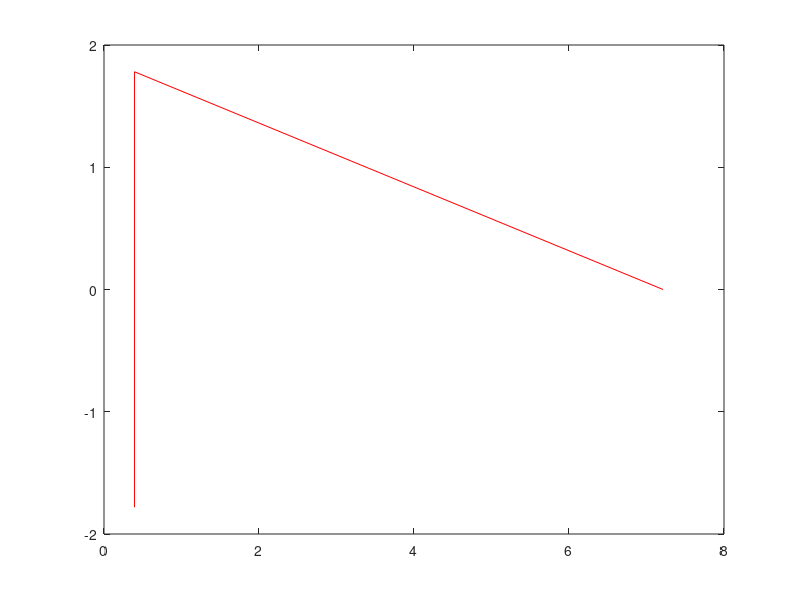

Write MATLAB code to recreate this figure.
clc
clear all
close all

format long

A  = [1 -1 2;2 1 -4;3 0 6];

wielomianA = poly(A);
wspXn = roots(wielomianA);
plot(real(wspXn), imag(wspXn), 'r');
